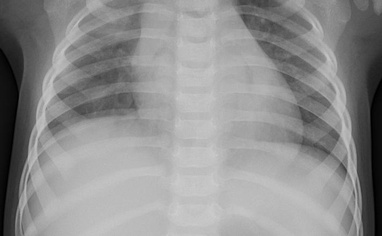
#> input picture images/person1_bacteria_1.jpeg, 382 x 236 px, shrunk from 712 x 439 before the run, found by its file name
$ python test.py
#> lines starting #> are read from the running program, lines starting #| are printed output that depends on the picture; after the words box and inside, x2 and y2 are one past the last pixel; in counts of white or black regions, pixels touching at a corner belong together
import numpy as np
import cv2
from matplotlib import pyplot as plt


img1 = cv2.imread('person1_bacteria_1.jpeg')
#> img1 is the input picture: shape (236, 382, 3); min 0, max 205, mean 142.4
img2 = cv2.imread('n.jpeg')
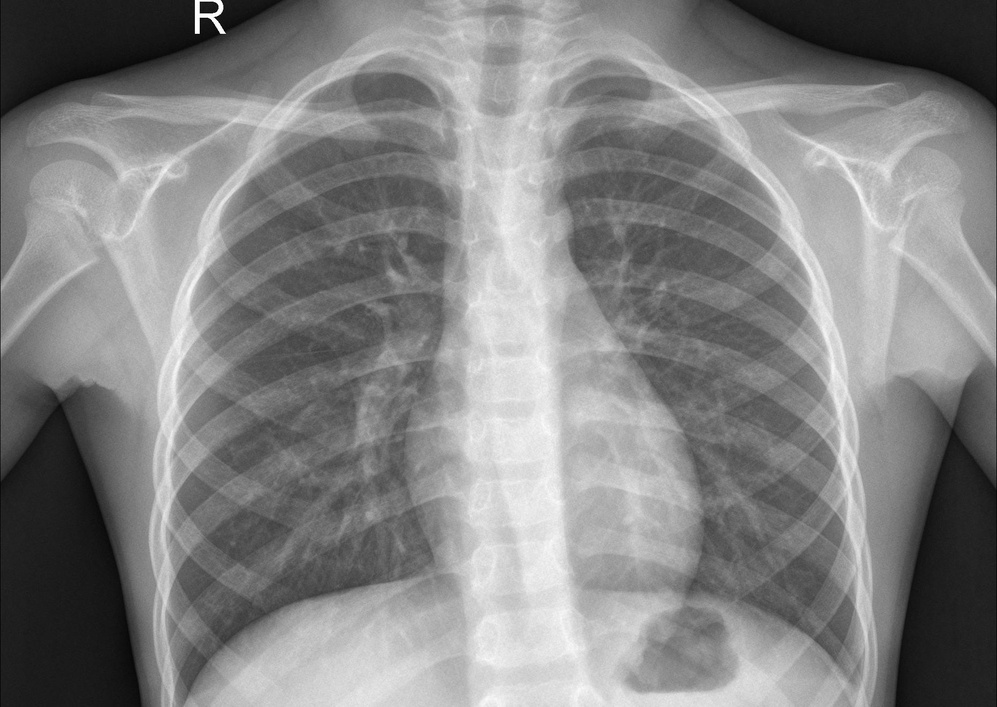
#> input picture images/n.jpeg, 997 x 707 px, shrunk from 1857 x 1317 before the run, found by its file name
#> img2 is the input picture: shape (707, 997, 3); min 0, max 255, mean 131

imgray1  = cv2.cvtColor(img1, cv2.COLOR_BGR2GRAY)
imgray2  = cv2.cvtColor(img2, cv2.COLOR_BGR2GRAY)

#Operations
blur1 = cv2.GaussianBlur(imgray1,(5,5),0)
blur2 = cv2.GaussianBlur(imgray2,(5,5),0)

ret,thresh1 = cv2.threshold(blur1, 0, 255, cv2.THRESH_BINARY + cv2.THRESH_OTSU)
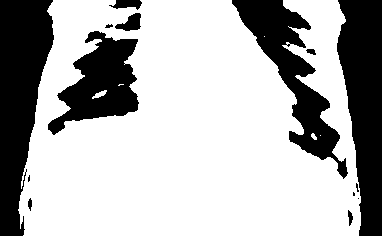
#> thresh1: shape (236, 382); 69.8% white; 14 black regions (4 under 20 px), largest, box (x1, y1, x2, y2) and area: (0, 0, 54, 236) 8332, (337, 0, 382, 236) 7541, (232, 0, 348, 179) 5920
#> ret = 124
ret,thresh2 = cv2.threshold(blur2, 0, 255, cv2.THRESH_BINARY + cv2.THRESH_OTSU)
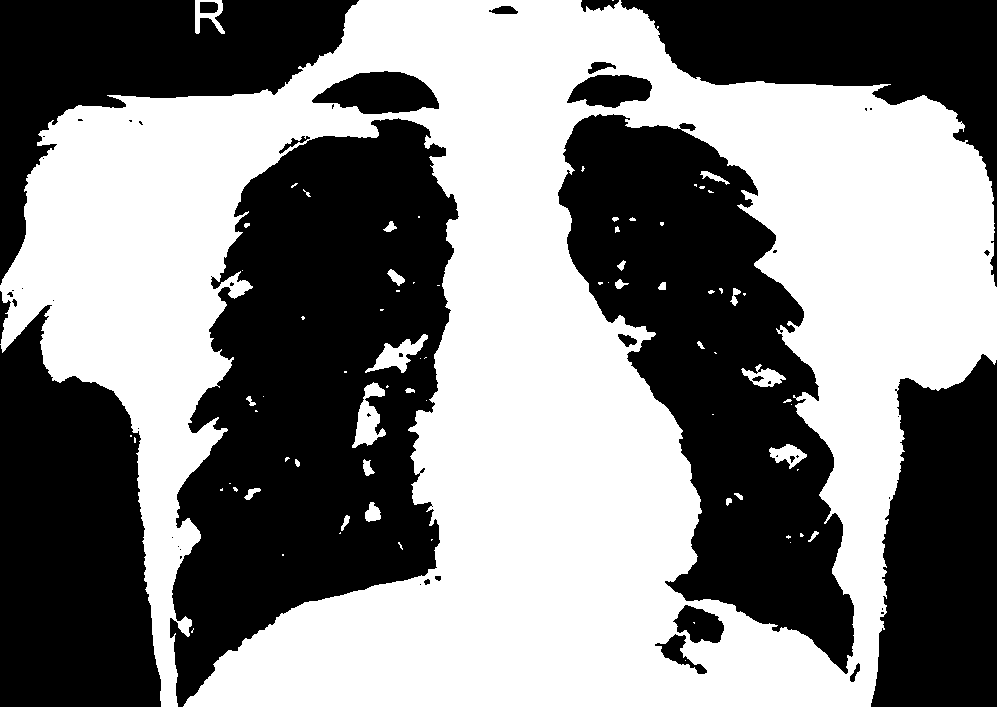
#> thresh2: shape (707, 997); 50.8% white; 53 black regions (29 under 20 px)
#> ret = 130

#thresh3 = cv2.adaptiveThreshold(copy,255,cv2.ADAPTIVE_THRESH_GAUSSIAN_C,cv2.THRESH_BINARY,11,2)

contours1, hierarchy = cv2.findContours(thresh1, cv2.RETR_TREE, cv2.CHAIN_APPROX_SIMPLE)
#> contours1 = 18 contours, 9 with area under 20; largest, box (x1, y1, x2, y2) and area: (18, 0, 361, 236) 67304, (47, 30, 140, 136) 5076, (114, 12, 142, 32) 304, (347, 209, 354, 227) 65, (305, 48, 317, 56) 53
contours2, hierarchy = cv2.findContours(thresh2, cv2.RETR_TREE, cv2.CHAIN_APPROX_SIMPLE)
#> contours2 = 129 contours, 84 with area under 20; largest, box (x1, y1, x2, y2) and area: (0, 0, 997, 707) 439792, (557, 113, 855, 675) 81846, (311, 70, 440, 115) 3818, (566, 74, 653, 109) 2099, (672, 604, 725, 644) 1334


#img_rgb = cv2.cvtColor(img1, cv2.COLOR_BGR2RGB)
img_c1 = cv2.drawContours(img1, contours1, -1, (255,0,0), 3)
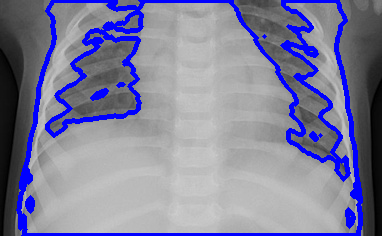
#> img_c1: shape (236, 382, 3); mean B, G, R 155.8, 127.5, 127.5
img_c2 = cv2.drawContours(img2, contours2, -1, (255,0,0), 3)
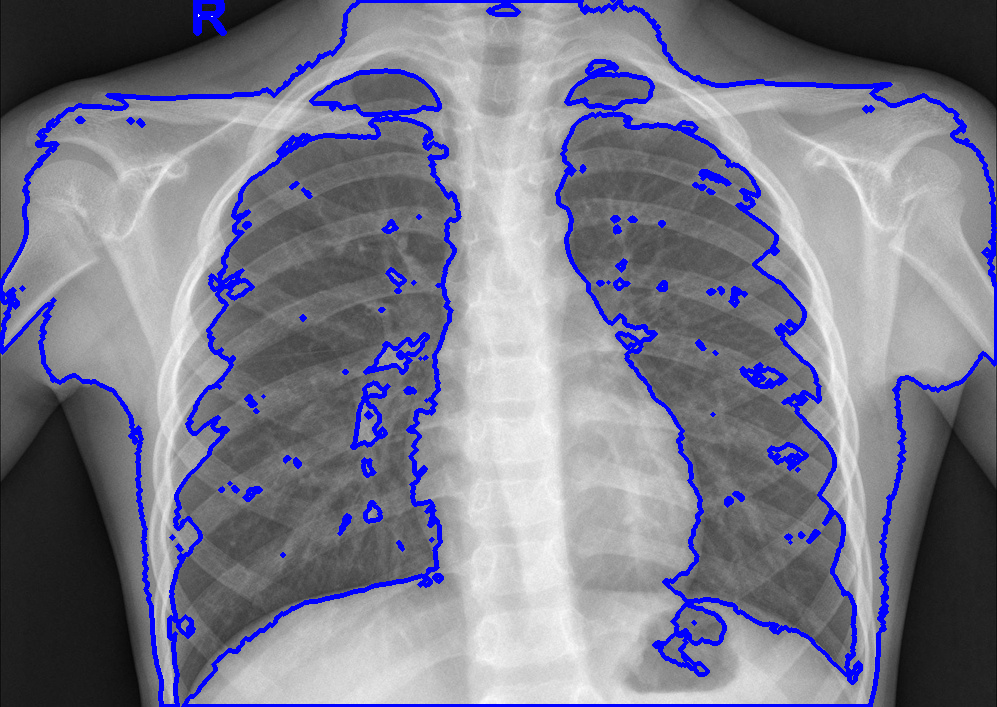
#> img_c2: shape (707, 997, 3); mean B, G, R 138.9, 121.9, 121.9

plt.subplot(1,2,1), plt.imshow(img_c1,'gray'), plt.title('Pneumia')
plt.xticks([]), plt.yticks([])
plt.subplot(1,2,2), plt.imshow(img_c2,'gray'), plt.title('Normal')
plt.xticks([]), plt.yticks([])

plt.show()
#> figure, not shown here; B, G, R data is drawn as R, G, B
